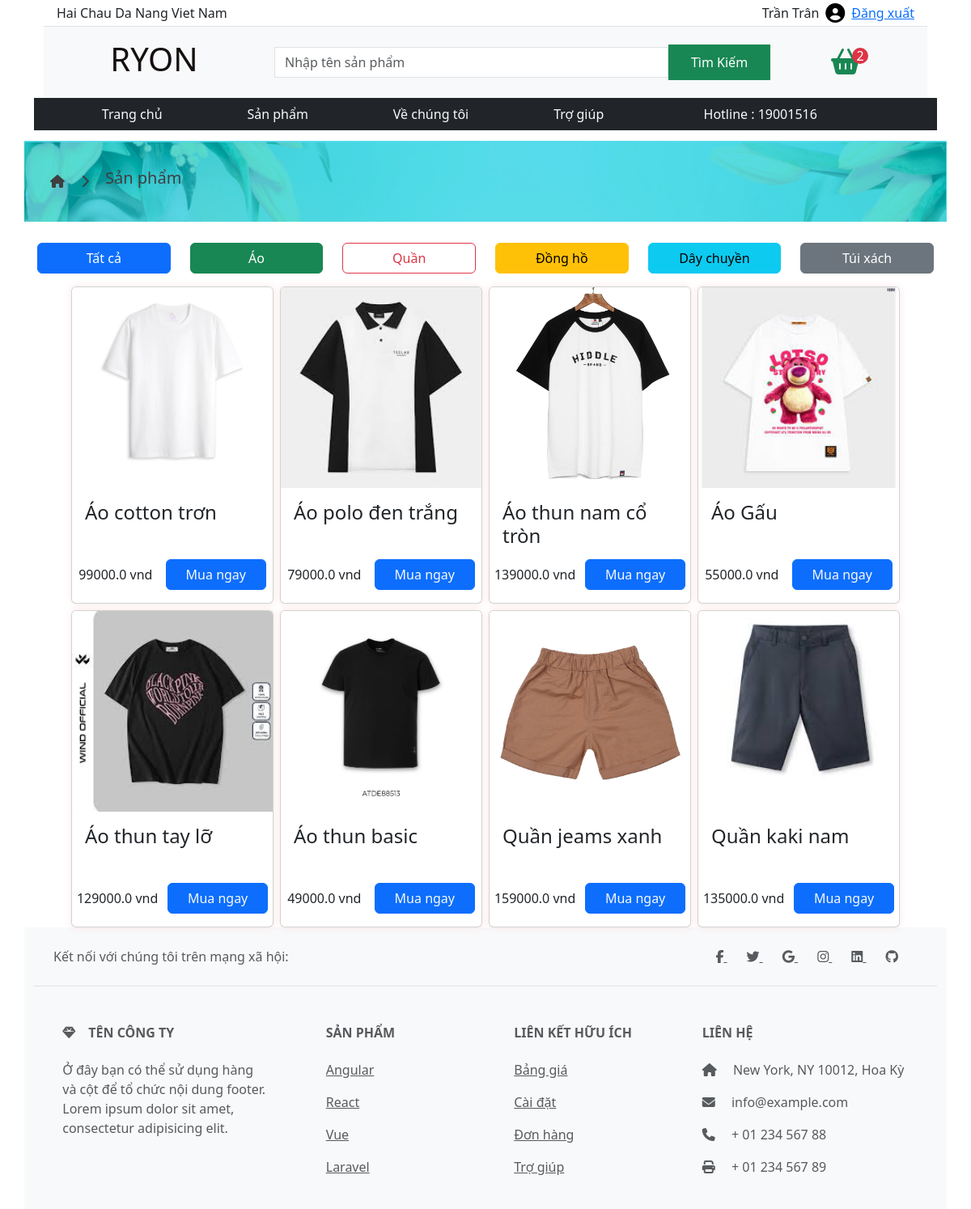
/product/ (signed in), run on the app's committed database.
### myshop/models.py (models this page shows, shortened)
class Customer(models.Model):
    user = models.OneToOneField(User, on_delete=models.CASCADE, null=True, blank=True)
    name = models.CharField(max_length=200, null=True)
    phone = models.CharField(max_length=20, blank=True, null=True)
    email = models.CharField(max_length=255, blank=True, null=True)
    address = models.CharField(max_length=255, blank=True, null=True)

class Product(models.Model):
    name = models.CharField(max_length=200, null=True)
    price = models.IntegerField()
    image = models.ImageField(upload_to='product/images/')
    category = models.CharField(max_length=100 ,null=True)
    description = models.CharField(max_length=200, null=True)

### myshop/views.py (the view)
# urls.py: path('product/', views.product, name='product'),
def product(request):
    customer = Customer.objects.get(user=request.user)  # Lấy thông tin khách hàng dựa trên người dùng hiện tại
    products = Product.objects.all()
    cart = None
    items = []
    total_quality = 0
    if request.user.is_authenticated:
        cart, created = Cart.objects.get_or_create(user=request.user)
        items = cart.cartitem_set.all()
        for item in items:
            total_quality += item.quantity
    context = {
        'customer':customer,
        'user': request.user,
        'products': products,
        'total_quality': total_quality,
        'search_form': search_form,
    }
    return render(request, "product.html", context)

### myshop/forms.py
class ProductSearchForm(forms.Form):
    search_item = forms.CharField(label="", widget=forms.TextInput(attrs={'class': 'form-control rounded-0 search-input', 'placeholder': 'Nhập tên sản phẩm'}))

### templates/product.html (shortened to what this page needs)
<!DOCTYPE html>
{% extends "base.html" %}
{%load static%}
{% block content %}
<div class="banner0   container-lg mt-4 ">
  <div class="bannerinfos  container-xxl d-flex">
    <i class="fa-solid fa-house fa-xxl"></i>
    <i class="fa-solid fa-chevron-right"></i>
    <h5>Sản phẩm </h5>
  </div>
</div>
<div class="container-lg p-3">
  <div class="row  d-flex justify-content-between  align-items-center ">
    <div class="col-2"><a href="" class="btn   btn-primary  w-100">Tất cả</a></div>
    <div class="col-2"><a href="?" class="btn  btn-secondary btn-success  w-100">Áo</a></div>
    <div class="col-2"><a href="?" class="btn   btn-outline-danger  w-100">Quần</a></div>
    <div class="col-2"><a href="?" class="btn   btn-warning  w-100">Đồng hồ</a></div>
    <div class="col-2"><a href="?" class="btn   btn-info   w-100">Dây chuyền</a></div>
    <div class="col-2"><a href="?" class="btn   btn-secondary  w-100">Túi xách</a></div>
  </div>
</div>
<div class="container-lg d-flex flex-wrap  gap-2 justify-content-center " style=" z-index: 1">
  {% for product in products %}
  <div class="card  ">
    <div class style="height: 320px;width: 100%;">
      <div class="card-image">
        <img src="{{product.image.url}}" alt="Card Image">
      </div>
      <div class="card-content">
        <h3 class="card-title">{{product.name}}</h3>
      </div>
    </div>
    <div class="d-flex  justify-content-around align-content-center align-items-center py-3 ">
      <p class=" p-0  m-0 card-description">{{product.price}}&nbsp;vnd</p>
      <button class="btn btn-primary w-50 ">
        <a class="text-light text-decoration-none " href="{% url 'add_to_cart' product.id %}">Mua ngay</a>
      </button>
    </div>
  </div>
  {% endfor %}
</div>
{% endblock %}

### templates/base.html (shortened to what this page needs)
<!DOCTYPE html>
{% load static %}
<html>
<head>
    <link rel="stylesheet" href="{% static 'css/carta.css' %}">
    <link rel="stylesheet" href="{% static 'css/cards.css' %}">
    <link rel="stylesheet" href="{% static 'css/banner.css' %}">
    <link rel="stylesheet" href="{% static './css/bootstrap.min.css' %}">
    <link rel="stylesheet" href="https://cdn.jsdelivr.net/npm/bootstrap@5.3.2/dist/css/bootstrap.min.css"
>
    <link rel="stylesheet" href="https://cdnjs.cloudflare.com/ajax/libs/font-awesome/6.5.1/css/all.min.css"
 />
</head>
<body>
    <div class=" bg-white container-fluid d-flex justify-content-center" style="z-index: 99999;">
        <div class="bg-white position-fixed container-lg" style=" z-index: 9999">
            <header class="container-fluid">
                <div class="container-lg ">
                    <div class="row border-bottom p-1">
                        <div class="col-7 d-flex align-items-center">
                            Hai Chau Da Nang Viet Nam
                        </div>
                        <div class="col-2"></div>
                        <div class="col-3 d-flex align-items-center gap-2 justify-content-end">
                            {% if user.is_authenticated%}
                            {{customer.name}}
                            <a href="{% url 'user_profile'%}"><i class="fa-solid fa-circle-user fa-xl"
                                    style="color: #000000;"></i></a>
                            <a href="{% url 'logout' %}">Đăng xuất</a>
                            {% endif%}
                        </div>
                    </div>
                    <div class="row bg-light">
                        <h1 class="logo col-3 d-flex align-items-center justify-content-center p-3" style="background-image: url('https://encrypted-tbn0.gstatic.com/images?q=tbn:ANd9GcS4zgWZeN1iCZzOBwhwVOtX_4k857hMeMIbSn20oaQM2o6LSieiENsBNxWcG56o8cxMQSc&usqp=CAU');
                        background-clip:text;
                        color:transparent;
                        background-color:rgb(21, 16, 16);">
                        </h1>
                        <form class="col-7 d-flex align-items-center justify-content-center" method="get"
                            action="{% url 'search_results' %}">
                            {{ search_form.search_item }}
                            <button type="submit" class="btn btn-success rounded-0 h-50 w-25  ">Tìm Kiếm</button>
                        </form>
                        <div class="col-2 d-flex align-items-center justify-content-center">
                            <a class="border-0 " href="/cart/">
                                <i class="fas fa-shopping-basket fa-2x text-success"
                                    style="transition: color 0.3s;"></i>
                            </a>
                            <p class="position-relative  text-bg-danger text-center d-flex align-items-center justify-content-center    "
                                style="border-radius: 100%;width: 20px; height: 20px; left: -10px; ">{{total_quality }}
                            </p>
                        </div>
                    </div>
                </div>
            </header>
            <nav class="container-lg bg-dark p-2 m-0" style="z-index: 9999;">
                <div class="row justify-content-around  ">
                    <div class="col-sm-8 col-lg-8 d-flex justify-content-around ">
                        <a href="/" class="text-decoration-none text-light">Trang
                            chủ </a>
                        <a href="/product/" class="text-decoration-none text-light">Sản
                            phẩm</a>
                        <a href="#" class="text-decoration-none text-light">Về chúng
                            tôi</a>
                        <a href="#" class="text-decoration-none text-light">Trợ
                            giúp</a>
                    </div>
                    <div class="col-3 d-md-block d-none text-light d-flex justify-content-center ">
                        <p class=" m-0">Hotline : 19001516</p>
                    </div>
                </div>
            </nav>
        </div>
    </div>
    <div class="d-flex justify-content-center flex-column">
        {% block content %} {% endblock %}
    </div>
    <footer class="text-center d-md-block d-none container-lg text-lg-start bg-body-tertiary text-muted">
        <section class="d-flex justify-content-center justify-content-lg-between p-4 border-bottom">
            <div class="me-5 d-none d-lg-block">
                <span>Kết nối với chúng tôi trên mạng xã hội:</span>
            </div>
            <div>
                <a href class="me-4 text-reset">
                    <i class="fab fa-facebook-f"></i>
                </a>
                <a href class="me-4 text-reset">
                    <i class="fab fa-twitter"></i>
                </a>
                <a href class="me-4 text-reset">
                    <i class="fab fa-google"></i>
                </a>
                <a href class="me-4 text-reset">
                    <i class="fab fa-instagram"></i>
                </a>
                <a href class="me-4 text-reset">
                    <i class="fab fa-linkedin"></i>
                </a>
                <a href class="me-4 text-reset">
                    <i class="fab fa-github"></i>
                </a>
            </div>
        </section>
        <section class>
            <div class="container text-center text-md-start mt-5">
                <div class="row mt-3">
                    <div class="col-md-3 col-lg-4 col-xl-3 mx-auto mb-4">
                        <h6 class="text-uppercase fw-bold mb-4">
                            <i class="fas fa-gem me-3"></i>Tên công ty
                        </h6>
                        <p>
                            Ở đây bạn có thể sử dụng hàng và cột để tổ chức
                            nội dung footer.
                            Lorem ipsum
                            dolor sit amet, consectetur adipisicing elit.
                        </p>
                    </div>
                    <div class="col-md-2 col-lg-2 col-xl-2 mx-auto mb-4">
                        <h6 class="text-uppercase fw-bold mb-4">
                            Sản phẩm
                        </h6>
                        <p>
                            <a href="#!" class="text-reset">Angular</a>
                        </p>
                        <p>
                            <a href="#!" class="text-reset">React</a>
                        </p>
                        <p>
                            <a href="#!" class="text-reset">Vue</a>
                        </p>
                        <p>
                            <a href="#!" class="text-reset">Laravel</a>
                        </p>
                    </div>
                    <div class="col-md-3 col-lg-2 col-xl-2 mx-auto mb-4">
                        <h6 class="text-uppercase fw-bold mb-4">
                            Liên kết hữu ích
                        </h6>
                        <p>
                            <a href="#!" class="text-reset">Bảng giá</a>
                        </p>
                        <p>
                            <a href="#!" class="text-reset">Cài đặt</a>
                        </p>
                        <p>
                            <a href="#!" class="text-reset">Đơn hàng</a>
                        </p>
                        <p>
                            <a href="#!" class="text-reset">Trợ giúp</a>
                        </p>
                    </div>
                    <div class="col-md-4 col-lg-3 col-xl-3 mx-auto mb-md-0 mb-4">
                        <h6 class="text-uppercase fw-bold mb-4">Liên hệ</h6>
                        <p><i class="fas fa-home me-3"></i> New York, NY
                            10012, Hoa Kỳ</p>
                        <p>
                            <i class="fas fa-envelope me-3"></i>
                            info@example.com
                        </p>
                        <p><i class="fas fa-phone me-3"></i> + 01 234 567
                            88</p>
                        <p><i class="fas fa-print me-3"></i> + 01 234 567
                            89</p>
                    </div>
                </div>
            </div>
        </section>
    </footer>
</body>
</html>

### static/css/cards.css (style rules this page uses)
.card { width: 250px; height: 400px; border-radius: 8px; overflow: hidden; background-color: #c6c4c4; box-shadow: 0 0 10px rgba(240, 10, 10, 0.1); }
.card-image { position: relative; }
.card-image img { width: 100%; height: auto; display: block; }
.card-content { padding: 16px; }
.card-title { font-size: 24px; margin-bottom: 8px; }
.card-description { margin-bottom: 16px; }
.card { position: relative; }

### static/css/banner.css (style rules this page uses)
.banner0 { background-image: url("../image/banner.jpg"); height: 100px; background-size: cover; margin: 10px 0; background-color: #56dbed; background-blend-mode: multiply; }
.banner0 .bannerinfos { height: 100px; display: flex; align-items: center; justify-content: left; padding-left: 20px; color: #3f3f3f; font-size: 1.6rem; gap: 20px; }
.banner0 .bannerinfos i { font-size: 1rem; }
* { z-index: 1; }

### data on the page
Customer: name "Trần Trân"
Product: image (picture), name "Áo cotton trơn", price "99000.0"
Product: image (picture), name "Áo polo đen trắng", price "79000.0"
Product: image (picture), name "Áo thun nam cổ tròn", price "139000.0"
Product: image (picture), name "Áo Gấu", price "55000.0"
Product: image (picture), name "Áo thun tay lỡ", price "129000.0"
Product: image (picture), name "Áo thun basic", price "49000.0"
Product: image (picture), name "Quần jeams xanh", price "159000.0"
Product: image (picture), name "Quần kaki nam", price "135000.0"

### other printed values
{{ total_quality }} "2"
